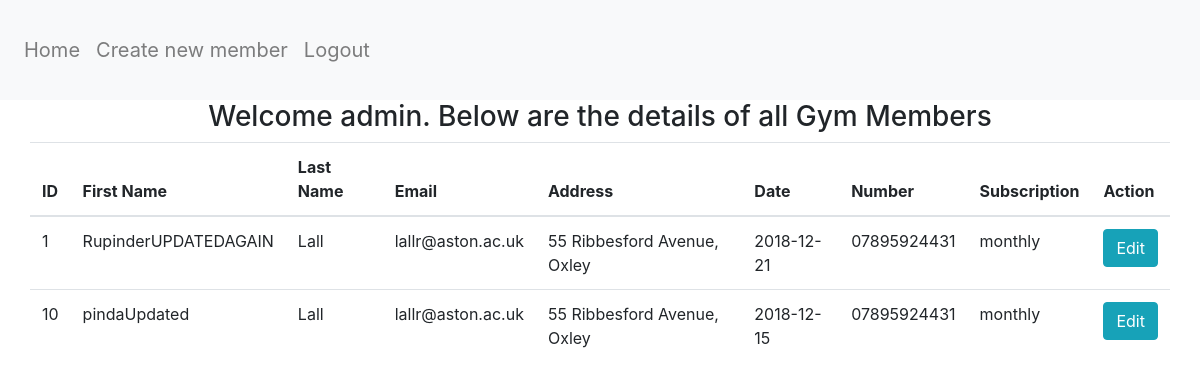
Page /index.php (signed in) on the committed database.
### tables this page shows
CREATE TABLE `gymmembers` (
  `id` int(255) NOT NULL,
  `firstName` varchar(255) NOT NULL,
  `lastName` varchar(255) NOT NULL,
  `email` varchar(255) NOT NULL,
  `address` varchar(255) NOT NULL,
  `date` date NOT NULL,
  `number` varchar(255) NOT NULL,
  `subscription` varchar(255) NOT NULL
);

### index.php (the view, shortened to what this page needs)
<?php require 'header.php'; ?>
  <body>
    <?php require 'nav.php'; ?>
    <div class="container">
      <?php require 'db.php'; ?>
    <?php
      $result = $con->query("SELECT * FROM gymmembers");
    ?>
    <center>
      <h3>Welcome <?php echo $_SESSION['user']?>. Below are the details of all Gym Members</h3>
    </center>
    <div class="row justify-content-center">
      <table class="table">
        <thead>
          <tr>
            <th>ID</th>
            <th>First Name</th>
            <th>Last Name</th>
            <th>Email</th>
            <th>Address</th>
            <th>Date</th>
            <th>Number</th>
            <th>Subscription</th>
            <th colspan="1">Action</th>
          </tr>
        </thead>
        <?php while ($row = $result->fetch_assoc()): ?>
          <tr>
            <td><?php echo $row['id'] ?></td>
            <td><?php echo $row['firstName'] ?></td>
            <td><?php echo $row['lastName'] ?></td>
            <td><?php echo $row['email'] ?></td>
            <td><?php echo $row['address'] ?></td>
            <td><?php echo $row['date'] ?></td>
            <td><?php echo $row['number'] ?></td>
            <td><?php echo $row['subscription'] ?></td>
            <td>
              <a href="edit.php?id=<?php echo $row['id']; ?>"
                class="btn btn-info">Edit</a>
            </td>
          </tr>
        <?php endwhile; ?>
      </table>
    </div>
  </div>
  </body>
</html>

### header.php (shortened to what this page needs)
<!DOCTYPE html>
<html lang="en" dir="ltr">
  <head>
    <link rel="stylesheet" type="text/css" href="https://stackpath.bootstrapcdn.com/bootstrap/4.1.3/css/bootstrap.min.css">
    <link rel="stylesheet" type="text/css" href="style.css">
  </head>

### nav.php
<nav class="navbar navbar-expand-lg navbar-light bg-light">
  <div class="collapse navbar-collapse" id="navbarSupportedContent">
    <ul class="navbar-nav mr-auto">
      <li class="nav-item">
        <a class="nav-link" href="index.php">Home </a>
      </li>
      <li class="nav-item">
        <a class="nav-link" href="create.php">Create new member</a>
      </li>
      <li class="nav-item">
        <a class="nav-link" href="logout.php">Logout</a>
      </li>
  </div>
</nav>

### style.css (style rules this page uses)
nav { background-color: #ffad33; height: 100px; }
nav a { font-size: 20px; }
.table { background-color: white; }

### rows in the picture
gymmembers: id "1", firstName "RupinderUPDATEDAGAIN", lastName "Lall", email "lallr@aston.ac.uk", address "55 Ribbesford Avenue, Oxley", date "2018-12-21", number "07895924431", subscription "monthly"
gymmembers: id "10", firstName "pindaUpdated", lastName "Lall", email "lallr@aston.ac.uk", address "55 Ribbesford Avenue, Oxley", date "2018-12-15", number "07895924431", subscription "monthly"

### other values in the picture
$_SESSION['user'] "admin"
